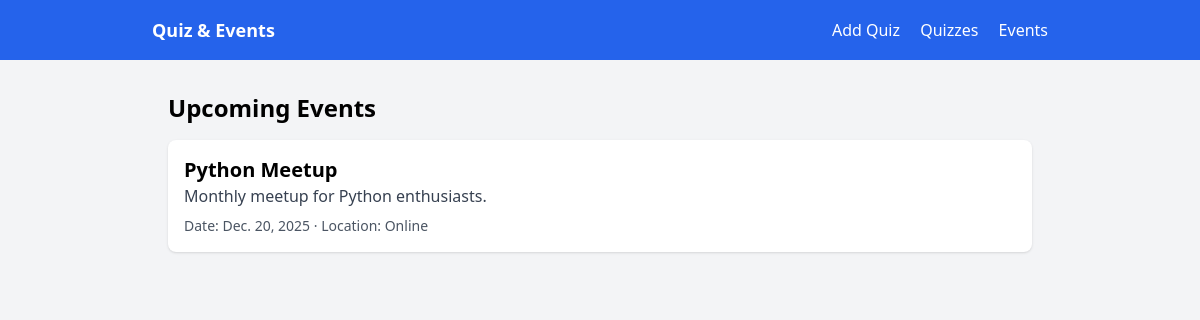
Screenshot of /events/ with the database file from the repository.
### app/models.py (models this page shows, shortened)
class Event(models.Model):
    title = models.CharField(max_length=200)
    description = models.TextField(blank=True)
    date = models.DateField()
    location = models.CharField(max_length=200)

### app/views.py (the view)
# urls.py: path("events/", views.event_list, name="event_list"),
def event_list(request):
    today = timezone.localdate()
    events = Event.objects.filter(date__gte=today).order_by("date")
    return render(request, "events.html", {"events": events})

### app/templates/events.html (shortened to what this page needs)
{% extends "base.html" %}
{% block content %}
<h1 class="text-2xl font-semibold mb-4">Upcoming Events</h1>
{% if events %}
  <div class="space-y-4">
    {% for event in events %}
      <div class="bg-white shadow rounded-lg p-4">
        <h2 class="text-xl font-semibold">{{ event.title }}</h2>
        <p class="text-gray-700 mb-2">{{ event.description }}</p>
        <p class="text-sm text-gray-600">
          Date: {{ event.date }} · Location: {{ event.location }}
        </p>
      </div>
    {% endfor %}
  </div>
{% else %}
  <p>No upcoming events.</p>
{% endif %}
{% endblock %}

### rows the page displays
Event: title "Python Meetup", description "Monthly meetup for Python enthusiasts.", date "Dec. 20, 2025", location "Online"
